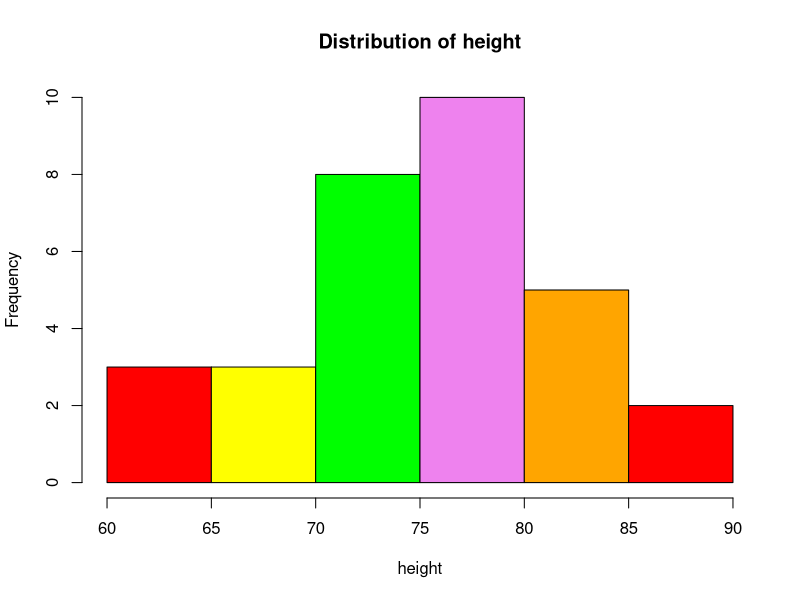

This chart was generated by the following R code:
a <- 3
b <- sqrt(a*a+3)
ls()

a <- c(1,2,3,4,5)

a+1

mean(a)

var(a)

typeof(a)

a <- "hello"

b <- c("hello","there")

tree<-trees

a <- c(1,2,3,4)
b <- c(2,4,6,8)
levels <- factor(c("A","B","A","B"))
df <- data.frame(a,b,levels)

summary(df)


df$a

logicalvar = TRUE
typeof(logicalvar)

is.numeric(a)



matdf<-matrix(c(70,120,65,140),ncol=2,byrow=TRUE)

#t(matdf)
#Plot the graph

colors = c("red", "yellow", "green", "violet", "orange")
hist(tree$Height,main="Distribution of height",xlab="height",col=colors)
